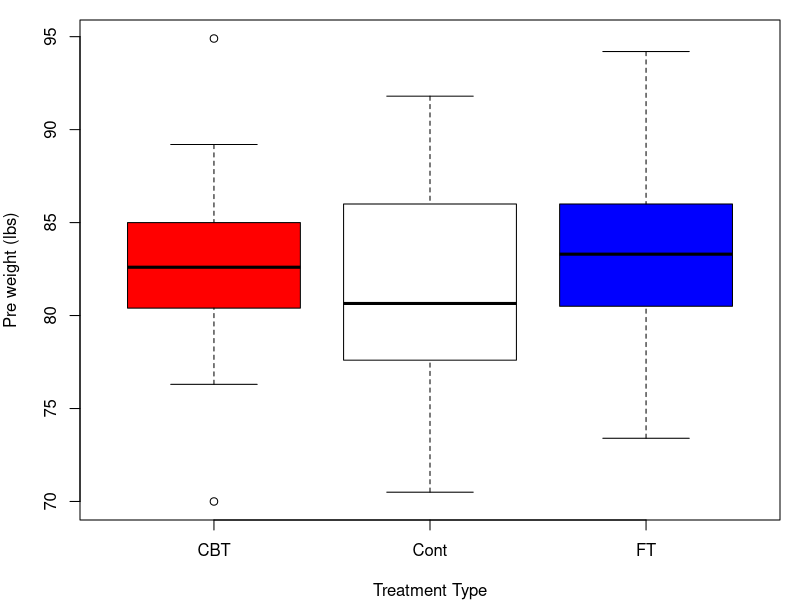
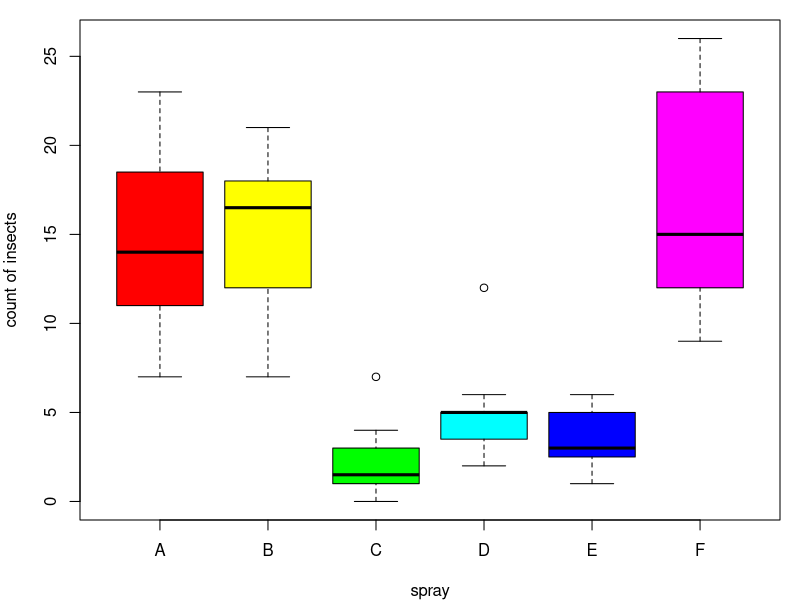

Write the R code that produced these figures, in order.
## ---- chunk 1
# loading the MASS package since the anorexia data is in the MASS package
library(MASS)

# setting the margins
par(mar = c(4,4,1,1))
boxplot(Prewt~Treat,
        data = anorexia,
        xlab = 'Treatment Type',
        ylab = 'Pre weight (lbs)',
        col = c('red','white','blue'))
## ---- chunk 2
boxplot(count~spray,
        data=InsectSprays,
        col = rainbow(6),
        ylab = 'count of insects',
        xlab = 'spray')
